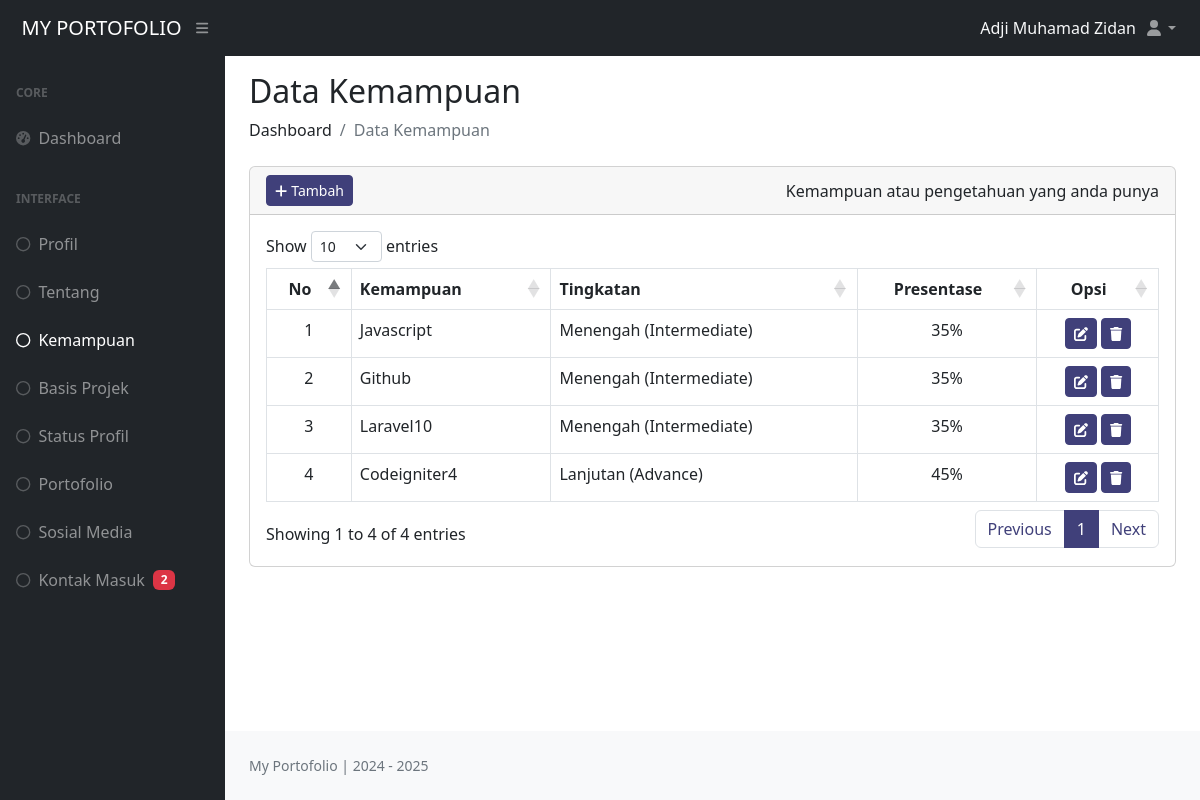
Page /dashboard/index.php?halaman=kemampuan (signed in) on the committed database.
### tables this page shows
CREATE TABLE `dt_kemampuan` (
  `id` int(11) NOT NULL,
  `kemampuan` varchar(20) NOT NULL,
  `tingkatan` varchar(30) NOT NULL,
  `nilai_progres` int(11) NOT NULL,
  `id_admin` int(11) NOT NULL,
  `created_at` timestamp NOT NULL DEFAULT current_timestamp() ON UPDATE current_timestamp()
);

### dashboard/pages/kemampuan.php (the view, shortened to what this page needs)
<?php
  require 'config/koneksi_db.php';
  $sql = "SELECT * FROM dt_kemampuan";
  $query = mysqli_query($koneksi, $sql);
  $row = [];
  while ($data = mysqli_fetch_assoc($query)) {
    $row[] = $data;
  }
?>
<h2 class="mt-3">Data Kemampuan</h2>
<ol class="breadcrumb mb-4">
  <li class="breadcrumb-item">Dashboard</li>
  <li class="breadcrumb-item active">Data Kemampuan</li>
</ol>
<div class="row">
  <div class="col mb-4">
    <div class="card">
      <div class="card-header">
        <div class="d-flex justify-content-between align-items-center">
          <div class="opsi-tambah">
            <a href="index.php?halaman=tambah_kemampuan" class="btn btn-primary btn-sm text-white"><i class="fas fa-plus me-1"></i>Tambah</a>
          </div>
          <span class="d-none d-md-block">Kemampuan atau pengetahuan yang anda punya</span>
        </div>
      </div>
      <div class="card-body table-responsive">
        <table id="tabel_kemampuan" class="table table-bordered">
            <thead>
              <tr>
                <th class="text-center">No</th>
                <th class="text-nowrap">Kemampuan</th>
                <th class="text-nowrap">Tingkatan</th>
                <th class="text-center text-nowrap">Presentase</th>
                <th class="text-center text-nowrap">Opsi</th>
              </tr>
            </thead>
            <tbody>
              <?php
                $no = 0;
                foreach ($row as $skill) :
                $no++;
              ?>
                <tr>
                  <td class="text-center"><?= $no; ?></td>
                  <td class="text-nowrap"><?= $skill['kemampuan']; ?></td>
                  <td class="text-nowrap"><?= $skill['tingkatan']; ?></td>
                  <td class="text-center text-nowrap"><?= $skill['nilai_progres'] . '%'; ?></td>
                  <td nowrap="nowrap">
                    <center>
                      <a href="index.php?halaman=edit_kemampuan&edit=<?= $skill['id']; ?>" class="btn btn-primary btn-sm text-white btn-sm" title="Ubah data"><i class="fas fa-edit"></i></a>
                      <button type="button" class="btn btn-primary btn-sm text-white btn-sm" data-bs-toggle="modal"
                      data-bs-target="#hapusKemampuan<?= $skill['id']; ?>" title="Hapus data"><i class="fas fa-trash"></i></button>
                    </center>
                  </td>
                </tr>
              <?php endforeach; ?>
            </tbody>
        </table>
      </div>
    </div>
  </div>
</div>

### dashboard/index.php (style rules this page uses)
.btn-primary, .bg-primary { background-color: #40407a !important; border-color: #40407a !important; }

### rows in the picture
dt_kemampuan: kemampuan "Javascript", tingkatan "Menengah (Intermediate)", nilai_progres "35"
dt_kemampuan: kemampuan "Github", tingkatan "Menengah (Intermediate)", nilai_progres "35"
dt_kemampuan: kemampuan "Laravel10", tingkatan "Menengah (Intermediate)", nilai_progres "35"
dt_kemampuan: kemampuan "Codeigniter4", tingkatan "Lanjutan (Advance)", nilai_progres "45"

### other values in the picture
$_SESSION['admin'] "Adji Muhamad Zidan"
$jumlah "2"
